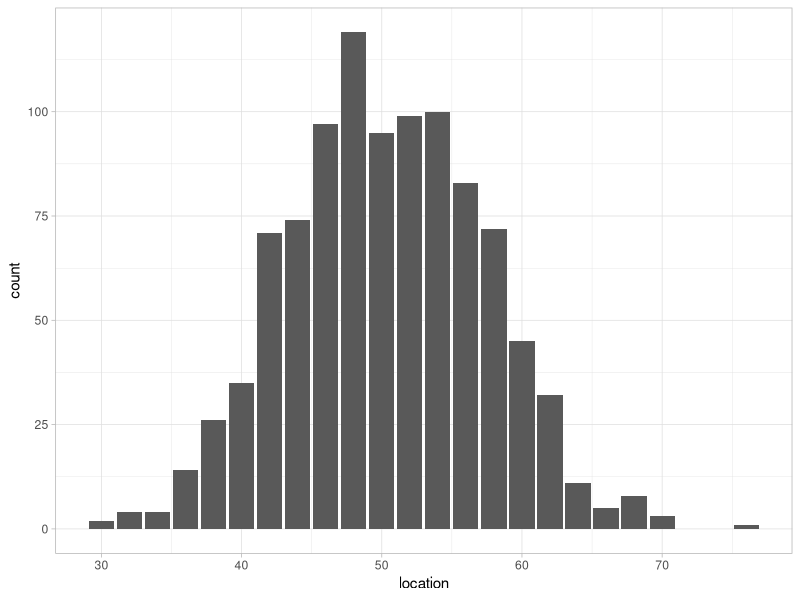
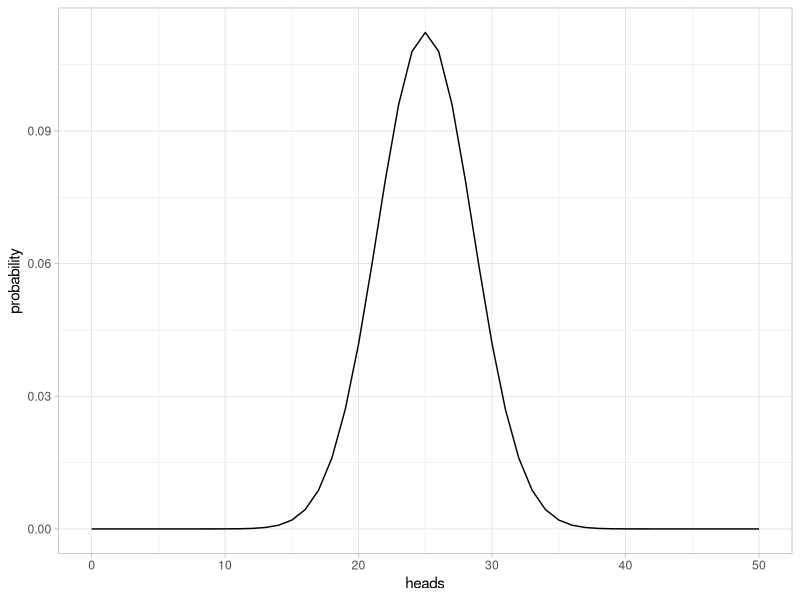
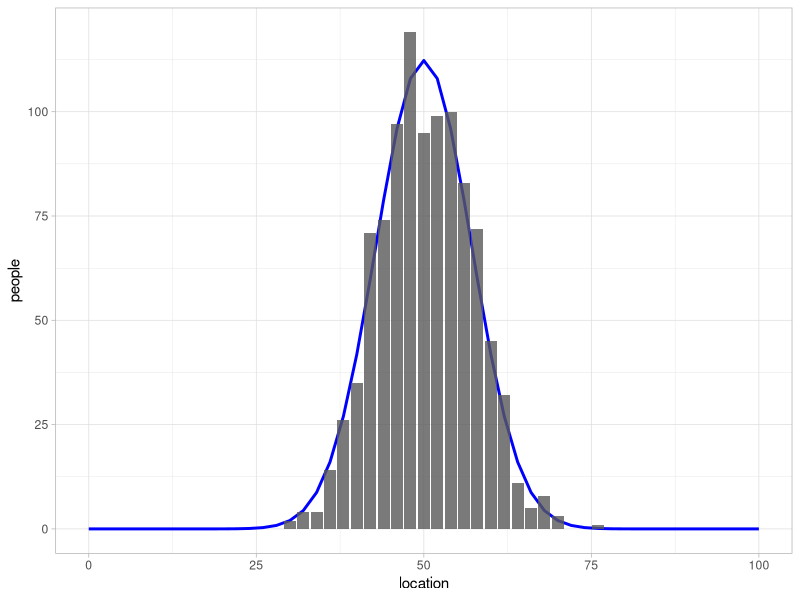
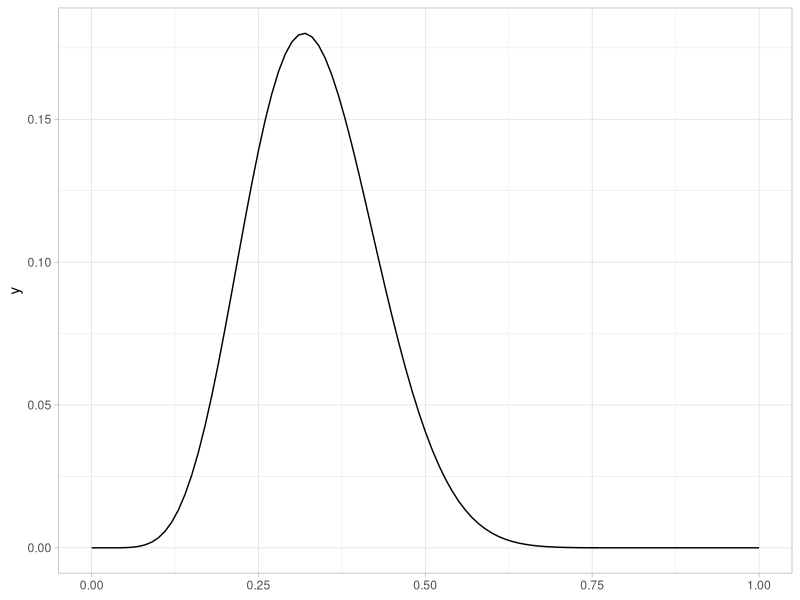

Generate these figures, in order, with R:
library(tidyverse)
theme_set(theme_light())

# let's recap

# football field simulation people
# what happens as I change the number of people?

npeople <- 1000
nflips <- 50

foot_sims <- 
  expand_grid(person_id = 1:npeople,
              flip_id = 1:nflips) |> 
  mutate(flip = sample(c(-1,1),
                       replace = TRUE,
                       size = npeople*nflips, 
                       prob = c(.5, .5))) |>
  group_by(person_id) |> 
  summarize(location = sum(flip) + 50)

# plot
ggplot(foot_sims,
       aes(x = location)) +
  geom_bar()

# going to infinity using dbinom

# what we expect to happen
bin_probs <- tibble(
  heads = 0:50,
  probability = dbinom(heads, 50, .5) # we will say more soon
)
  
ggplot(bin_probs,
       aes(x = heads,
           y = probability)) +
  geom_line()

# convert probabilities into numbers of people
# convert heads into locations
bin_probs <- bin_probs |> 
  mutate(people = probability*npeople,
         location = (heads-(.5*nflips))*2 + 50 )

# collapsing down the simulated data
# "how many people at each location on the field?"
sim_loc_counts <- foot_sims |> 
  group_by(location) |> 
  summarize(people = n())

# overlay the two
ggplot(bin_probs,
       aes(x = location,
           y = people)) +
  geom_line(color = "blue",
            linewidth = 1) +
  geom_col(data = sim_loc_counts,
           mapping = aes(x = location,
                         y = people),
           alpha = .8)

### Likelihood ####
# probability: what will happen given that the world is LIKE THIS
# likelihood: what is likely true about the world given these data?

# back to sampling conservatives
# we got 737 conservatives out of 2247 respondents
# what does that mean about the "true" proportion?
# last time we got a confidence interval
# how does that relate to likelihood?

hyp_33 <- dbinom(737, 2247, .33)
hyp_32 <- dbinom(737, 2247, .32)

hyp_33 # prob of getting 737 cons from 2247 r's with p = .33
hyp_32 # prob of getting 737 cons from 2247 r's with p = .32

hyp_33 / hyp_32 # factor MORE LIKELY to be the correct value

hyp_328 <- dbinom(737, 2247, .328)
hyp_327 <- dbinom(737, 2247, .327)

hyp_328
hyp_327

hyp_328 / hyp_327

hyp_50 <- dbinom(737, 2247, .5)

hyp_33 / hyp_50

# plot likelihoods
# fool around with the sizes
ggplot() +
  xlim(c(0,1)) +
  geom_function(fun = \(prob) dbinom(x = 7,
                                  size = 22,
                                  prob = prob))
  
